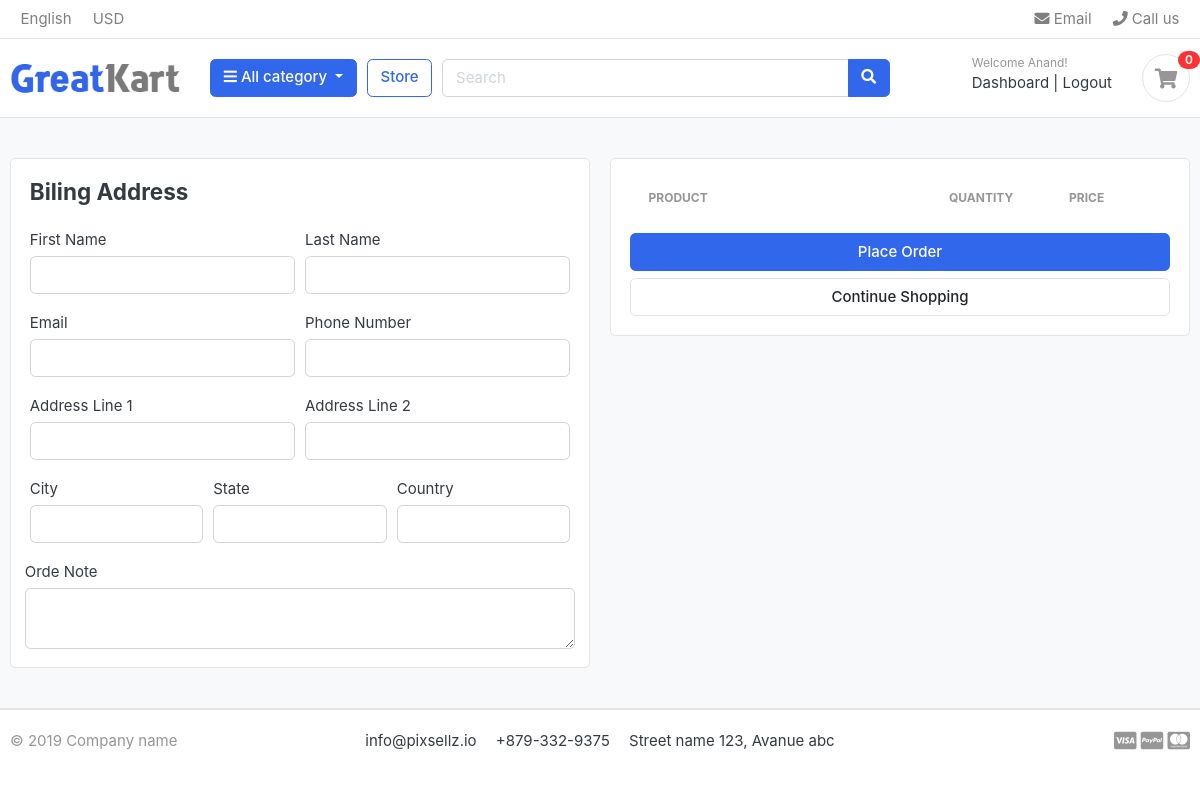
/cart/checkout/ (signed in), run on an earlier commit of the app's database.
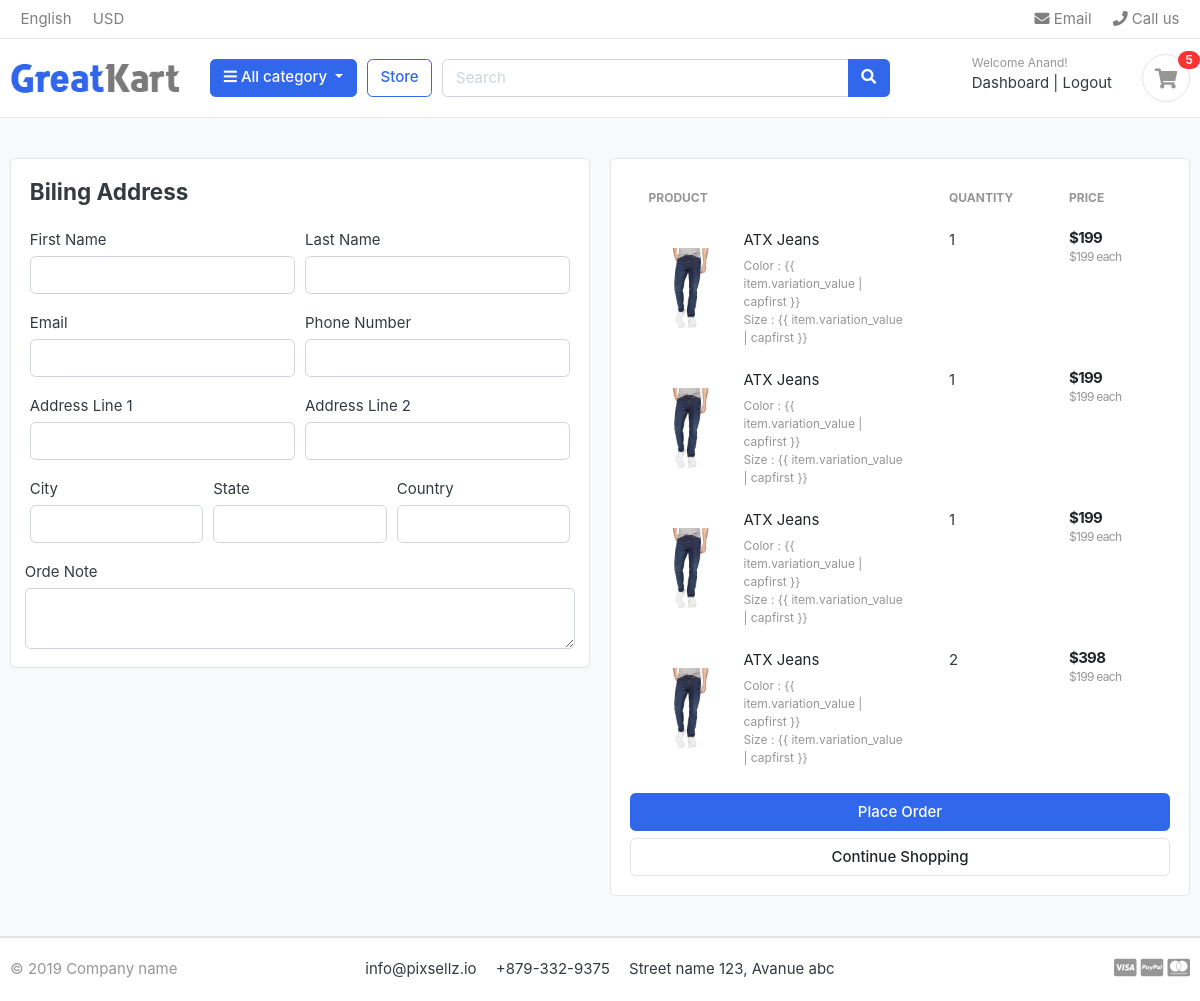
And on a later commit of the database.
### carts/models.py (models this page shows, shortened)
class CartItem(models.Model):
    user        = models.ForeignKey(Account, on_delete=models.CASCADE, null=True)
    product     = models.ForeignKey(Product, on_delete=models.CASCADE)
    variations  = models.ManyToManyField(Variation, blank=True)
    cart        = models.ForeignKey(Cart, on_delete=models.CASCADE, null=True)
    quantity    = models.IntegerField()
    is_active   = models.BooleanField(default=True)
    def sub_total(self):
        return self.product.price * self.quantity

### store/models.py (models this page shows, shortened)
class Product(models.Model):
    product_name    = models.CharField(max_length=200, unique=True)
    slug            = models.SlugField(max_length=200, unique=True)
    description     = models.TextField(max_length=500, blank=True)
    price           = models.IntegerField()
    images          = models.ImageField(upload_to='photos/products')
    stock           = models.IntegerField()
    is_available    = models.BooleanField(default=True)
    category        = models.ForeignKey('category.Category', on_delete=models.CASCADE)
    created_date    = models.DateTimeField(auto_now_add=True)
    modified_date   = models.DateTimeField(auto_now=True)
    def get_url(self):
        return reverse('product_detail', args=[self.category.slug, self.slug])

class Variation(models.Model):
    product             = models.ForeignKey(Product, on_delete=models.CASCADE)
    variation_category  = models.CharField(max_length=100, choices=variation_category_choice)
    variation_value     = models.CharField(max_length=100)
    is_active           = models.BooleanField(default=True)
    created_date        = models.DateTimeField(auto_now=True)
    objects             = VariationManager()

### carts/views.py (the view)
# urls.py: path('checkout/', views.checkout, name='checkout'),
@login_required(login_url='login')
def checkout(request, total=0, quantity=0, cart_items=None):
        try:
            tax         = 0
            grand_total = 0
            if request.user.is_authenticated:
                cart_items  = CartItem.objects.filter(user=request.user, is_active=True)
            else:
                cart        = Cart.objects.get(cart_id=_cart_id(request))
                cart_items  = CartItem.objects.filter(cart=cart, is_active=True)
            for cart_item in cart_items:
                total       += (cart_item.product.price * cart_item.quantity)
                quantity    += cart_item.quantity
            tax         = (2 * total)/100
            grand_total = total + tax
        except ObjectDoesNotExist:
            pass #just ignore
        context = {
            'total': total,
            'quantity': quantity,
            'cart_items': cart_items,
            'tax': tax,
            'grand_total': grand_total,
            }
        return render(request, 'store/checkout.html', context)

### carts/context_processors.py (called while the page is built)
def counter(request):
    cart_count = 0
    if 'admin' in request.path:
        return {}
    else:
        try:
            cart = Cart.objects.filter(cart_id=_cart_id(request))
            if request.user.is_authenticated:
                cart_items = CartItem.objects.all().filter(user=request.user)
            else:
                cart_items = CartItem.objects.all().filter(cart=cart[:1])
            for cart_item in cart_items:
                cart_count += cart_item.quantity
        except Cart.DoesNotExist:
            cart_count = 0
    return dict(cart_count=cart_count)

### carts/views.py (called while the page is built)
def _cart_id(request):
    cart = request.session.session_key
    if not cart:
        cart = request.session.create()
    return cart

### category/context_processors.py (called while the page is built)
def menu_links(request):
    links = Category.objects.all()
    return dict(links=links)

### category/models.py (called while the page is built)
    def get_url(self):
        return reverse('products_by_category', args=[self.slug])

### templates/store/checkout.html (shortened to what the changed rows need)
{% extends 'base.html' %}
{% load static %}
{% block content %}
<section class="section-content padding-y bg">
    <div class="container">
        <div class="row">
            <aside class="col-lg-6">
                <div class="card">
                    <div class="card-body">
                        <table class="table table-borderless table-shopping-cart">
                            <thead class="text-muted">
                                <tr class="small text-uppercase">
                                    <th scope="col">Product</th>
                                    <th scope="col" width="120">Quantity</th>
                                    <th scope="col" width="120">Price</th>
                                </tr>
                            </thead>
                            <tbody>
                                {% for cart_item in cart_items %}
                                <tr>
                                    <td>
                                        <figure class="itemside align-items-center">
                                            <div class="aside"><img src="{{ cart_item.product.images.url }}"
                                                    class="img-sm"></div>
                                            <figcaption class="info">
                                                <a href="{{ cart_item.product.get_url }}"
                                                    class="title text-dark">{{cart_item.product.product_name}} </a>
                                                <p class="text-muted small">
                                                    {% if cart_item.variations.all %}
                                                    {% for item in cart_item.variations.all %}
                                                    {{ item.variation_category | capfirst }} : {{ item.variation_value |
                                                    capfirst }} </br>
                                                    {% endfor %}
                                                    {% endif %}
                                                </p>
                                            </figcaption>
                                        </figure>
                                    </td>
                                    <td>
                                        <label for="">{{cart_item.quantity}} </label>
                                    </td>
                                    <td>
                                        <div class="price-wrap">
                                            <var class="price">${{cart_item.sub_total}} </var>
                                            <small class="text-muted"> ${{cart_item.product.price}} each </small>
                                        </div>
                                    </td>
                                </tr>
                                {% endfor %}
                            </tbody>
                        </table>
                    </div>
                </div>
            </aside>
        </div>
    </div>
</section>
{% endblock %}

### templates/includes/navbar.html (shortened to what this page needs)
{% load static %}
<header class="section-header">
  <nav class="navbar p-md-0 navbar-expand-sm navbar-light border-bottom">
    <div class="container">
      <div class="collapse navbar-collapse" id="navbarTop4">
        <ul class="navbar-nav mr-auto">
          <li class="nav-item dropdown">
            <a href="#" class="nav-link"> English </a>
          </li>
          <li class="nav-item dropdown">
            <a href="#" class="nav-link"> USD </a>
          </li>
        </ul>
        <ul class="navbar-nav">
          <li>
            <a href="#" class="nav-link">
              <i class="fa fa-envelope"></i> Email
            </a>
          </li>
          <li>
            <a href="#" class="nav-link">
              <i class="fa fa-phone"></i> Call us
            </a>
          </li>
        </ul>
      </div>
    </div>
  </nav>
  <section class="header-main border-bottom">
    <div class="container">
      <div class="row align-items-center">
        <div class="col-lg-2 col-md-3 col-6">
          <a href="{% url 'home' %}" class="brand-wrap">
            <img class="logo" src="{% static './images/logo.png' %}" />
          </a>
        </div>
        <div class="col-lg col-sm col-md col-6 flex-grow-0">
          <div class="category-wrap dropdown d-inline-block float-right">
            <button type="button" class="btn btn-primary dropdown-toggle" data-toggle="dropdown">
              <i class="fa fa-bars"></i> All category
            </button>
          </div>
        </div>
        <a href="{% url 'store' %} " class="btn btn-outline-primary">Store</a>
        <div class="col-lg col-md-6 col-sm-12 col">
          <form action="{% url 'search' %}" class="search" method="GET">
            <div class="input-group w-100">
              <input type="text" class="form-control" style="width: 60%" placeholder="Search" name="keyword"/>
              <div class="input-group-append">
                <button class="btn btn-primary" type="submit">
                  <i class="fa fa-search"></i>
                </button>
              </div>
            </div>
          </form>
        </div>
        <div class="col-lg-3 col-sm-6 col-8 order-2 order-lg-3">
          <div class="d-flex justify-content-end mb-3 mb-lg-0">
            {% if user.id is None %}
              <div class="widget-header">
                <small class="title text-muted">Welcome guest!</small>
                <div>
                  <a href="{% url 'login' %}">Sign in</a>
                  <span class="dark-transp"> | </span>
                  <a href="{% url 'register' %}"> Register</a>
                </div>
              </div>
            {% else %}
              <div class="widget-header">
                <small class="title text-muted">Welcome {{user.first_name}}!</small>
                <div>
                  <a href="{% url 'dashboard' %}">Dashboard</a>
                  <span class="dark-transp"> | </span>
                  <a href="{% url 'logout' %}"> Logout</a>
                </div>
              </div>
            {% endif %}
            <a href="{% url 'cart' %}" class="widget-header pl-3 ml-3">
              <div class="icon icon-sm rounded-circle border">
                <i class="fa fa-shopping-cart"></i>
              </div>
              <span class="badge badge-pill badge-danger notify">{{cart_count}} </span>
            </a>
          </div>
        </div>
      </div>
    </div>
  </section>
</header>

What changed in the data, as far as the page shows it:
added CartItem: product.images (picture), product.product_name "ATX Jeans", quantity "1", sub_total "199", product.price "199"
now on this page (row unchanged): Variation: variation_category "Color", shown under "ATX Jeans"
now on this page (row unchanged): Variation: variation_category "Size"
added CartItem: product.images (picture), product.product_name "ATX Jeans", quantity "1", sub_total "199", product.price "199"
now on this page (row unchanged): Variation: variation_category "Color", shown under "ATX Jeans"
now on this page (row unchanged): Variation: variation_category "Size"
added CartItem: product.images (picture), product.product_name "ATX Jeans", quantity "1", sub_total "199", product.price "199"
now on this page (row unchanged): Variation: variation_category "Color"
added CartItem: product.images (picture), product.product_name "ATX Jeans", quantity "2", sub_total "398", product.price "199"
Also different on the page:
{{ cart_count }}: "0" → "5"
